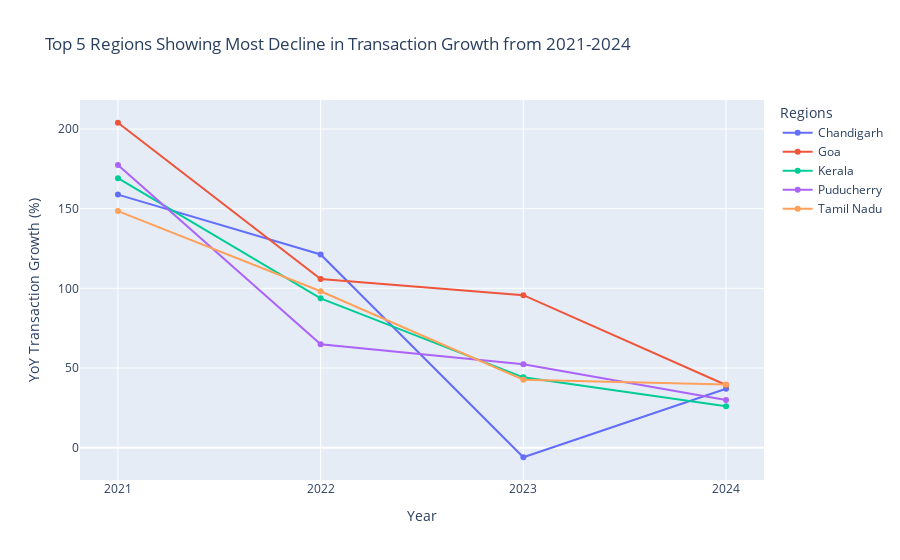

Notebook code cell kept with this figure:
### Code cell
# Creating a line plot
fig3 = px.line(df_trans_growth_decline, x = "Year", y = "YoY Transaction Growth (%)", color = "State",
               markers = True,
               color_discrete_sequence = px.colors.qualitative.Plotly, # discrete sequence of colors
               labels = {"State":"Regions","YoY Transaction Growth (%)":"YoY Transaction Growth (%)"},
               title = "Top 5 Regions Showing Most Decline in Transaction Growth from 2021-2024")
fig3.update_xaxes(tickmode = "array", tickvals = [2019, 2020, 2021, 2022, 2023, 2024], # x-axis labels 
                  ticktext = ["2019","2020","2021","2022","2023","2024"])
fig3.update_traces(mode = "lines + markers", marker = dict(size = 6))
fig3.show()

### Figure 1 — Plotly figure (JSON) as saved in the notebook; plotly's stock layout.template omitted (floating-point values rounded to 4 significant figures)
{"data": [{"hovertemplate": "Regions=Chandigarh<br>Year=%{x}<br>YoY Transaction Growth (%)=%{y}<extra></extra>", "legendgroup": "Chandigarh", "line": {"color": "#636EFA", "dash": "solid"}, "marker": {"size": 6, "symbol": "circle"}, "mode": "lines+markers", "name": "Chandigarh", "orientation": "v", "showlegend": true, "type": "scatter", "x": [2021, 2022, 2023, 2024], "xaxis": "x", "y": [158.8, 121.3, -6.02, 36.96], "yaxis": "y"}, {"hovertemplate": "Regions=Goa<br>Year=%{x}<br>YoY Transaction Growth (%)=%{y}<extra></extra>", "legendgroup": "Goa", "line": {"color": "#EF553B", "dash": "solid"}, "marker": {"size": 6, "symbol": "circle"}, "mode": "lines+markers", "name": "Goa", "orientation": "v", "showlegend": true, "type": "scatter", "x": [2021, 2022, 2023, 2024], "xaxis": "x", "y": [203.9, 105.8, 95.71, 39.32], "yaxis": "y"}, {"hovertemplate": "Regions=Kerala<br>Year=%{x}<br>YoY Transaction Growth (%)=%{y}<extra></extra>", "legendgroup": "Kerala", "line": {"color": "#00CC96", "dash": "solid"}, "marker": {"size": 6, "symbol": "circle"}, "mode": "lines+markers", "name": "Kerala", "orientation": "v", "showlegend": true, "type": "scatter", "x": [2021, 2022, 2023, 2024], "xaxis": "x", "y": [169.2, 93.71, 44.13, 25.96], "yaxis": "y"}, {"hovertemplate": "Regions=Puducherry<br>Year=%{x}<br>YoY Transaction Growth (%)=%{y}<extra></extra>", "legendgroup": "Puducherry", "line": {"color": "#AB63FA", "dash": "solid"}, "marker": {"size": 6, "symbol": "circle"}, "mode": "lines+markers", "name": "Puducherry", "orientation": "v", "showlegend": true, "type": "scatter", "x": [2021, 2022, 2023, 2024], "xaxis": "x", "y": [177.4, 64.96, 52.41, 29.89], "yaxis": "y"}, {"hovertemplate": "Regions=Tamil Nadu<br>Year=%{x}<br>YoY Transaction Growth (%)=%{y}<extra></extra>", "legendgroup": "Tamil Nadu", "line": {"color": "#FFA15A", "dash": "solid"}, "marker": {"size": 6, "symbol": "circle"}, "mode": "lines+markers", "name": "Tamil Nadu", "orientation": "v", "showlegend": true, "type": "scatter", "x": [2021, 2022, 2023, 2024], "xaxis": "x", "y": [148.5, 98.18, 42.62, 39.6], "yaxis": "y"}], "layout": {"autosize": true, "legend": {"title": {"text": "Regions"}, "tracegroupgap": 0}, "title": {"text": "Top 5 Regions Showing Most Decline in Transaction Growth from 2021-2024"}, "xaxis": {"anchor": "y", "autorange": true, "domain": [0, 1], "range": [2021.0, 2024.0], "tickmode": "array", "ticktext": ["2019", "2020", "2021", "2022", "2023", "2024"], "tickvals": [2019, 2020, 2021, 2022, 2023, 2024], "title": {"text": "Year"}, "type": "linear"}, "yaxis": {"anchor": "x", "autorange": true, "domain": [0, 1], "range": [-23.35, 221.3], "title": {"text": "YoY Transaction Growth (%)"}, "type": "linear"}}}
